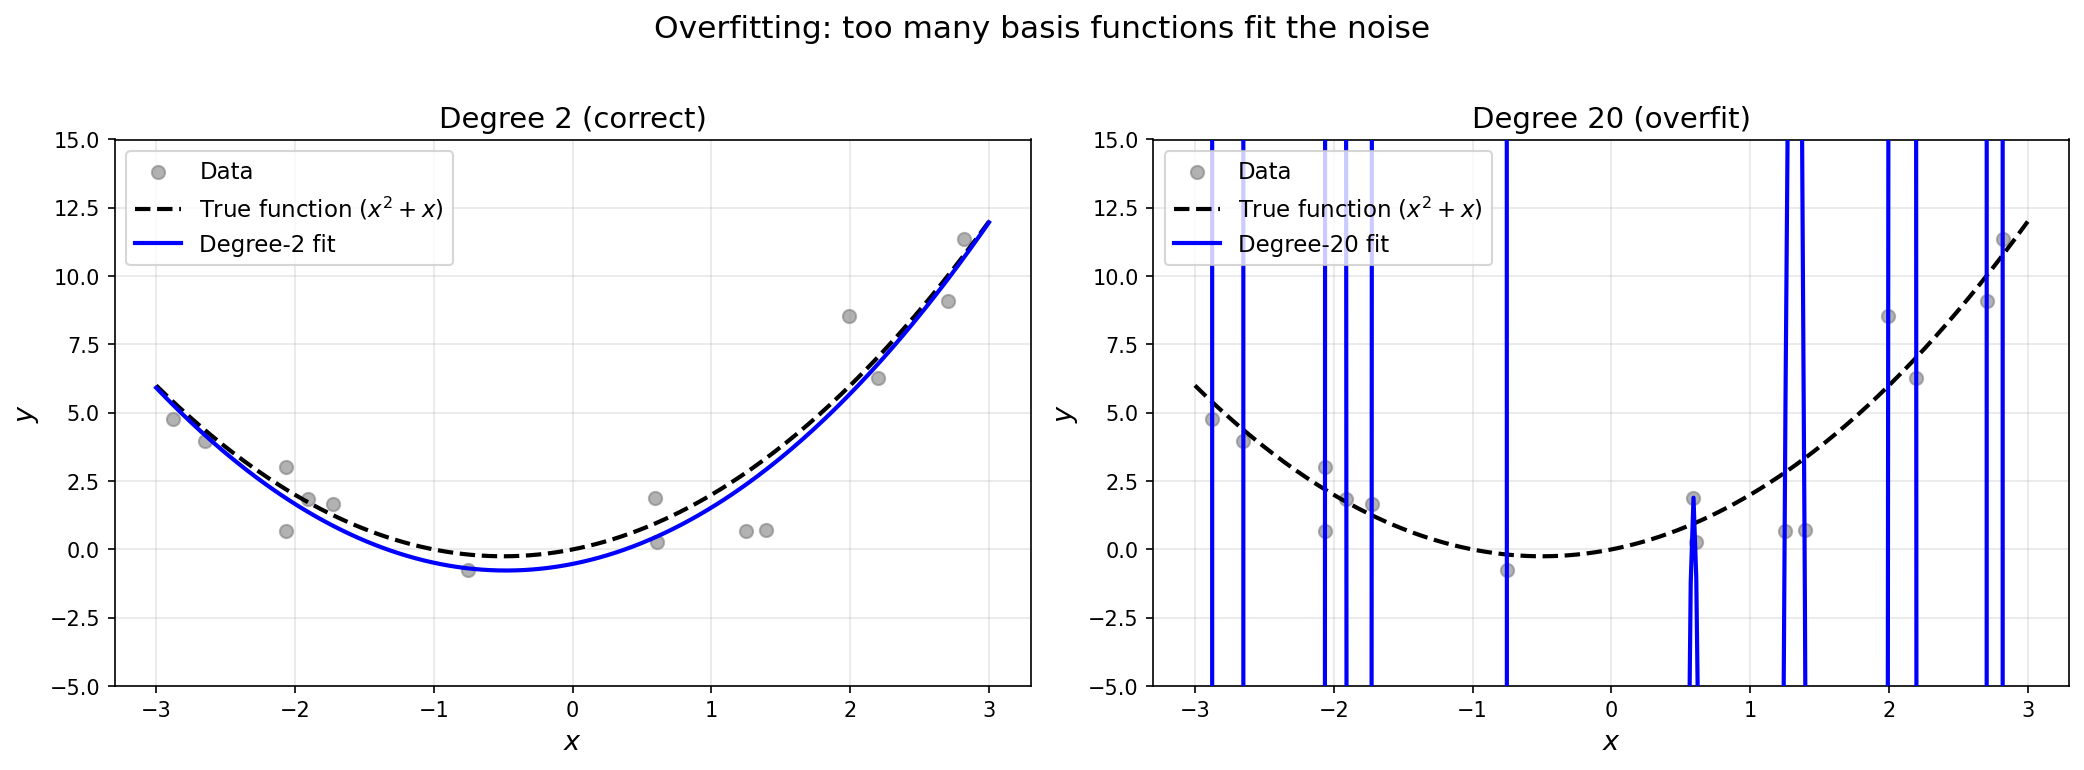

Here is the Python script that generated this plot:
import numpy as np
import matplotlib.pyplot as plt

np.random.seed(42)

# True function: x^2 + x
x_true = np.linspace(-3, 3, 300)
y_true = x_true**2 + x_true

# Noisy data
n_points = 15
x_data = np.random.uniform(-3, 3, n_points)
y_data = x_data**2 + x_data + np.random.normal(0, 1.0, n_points)

fig, axes = plt.subplots(1, 2, figsize=(14, 5))

for ax, degree, title in zip(axes, [2, 20],
                              ['Degree 2 (correct)', 'Degree 20 (overfit)']):
    coeffs = np.polyfit(x_data, y_data, degree)
    y_fit = np.polyval(coeffs, x_true)

    ax.scatter(x_data, y_data, color='gray', alpha=0.6, s=40,
               label='Data', zorder=2)
    ax.plot(x_true, y_true, 'k--', linewidth=2,
            label='True function ($x^2 + x$)', zorder=3)
    ax.plot(x_true, y_fit, 'b-', linewidth=2,
            label=f'Degree-{degree} fit', zorder=3)

    ax.set_xlabel('$x$', fontsize=13)
    ax.set_ylabel('$y$', fontsize=13)
    ax.set_title(title, fontsize=14)
    ax.legend(fontsize=11)
    ax.grid(True, alpha=0.3)
    ax.set_ylim(-5, 15)

fig.suptitle('Overfitting: too many basis functions fit the noise',
             fontsize=15, y=1.02)

plt.tight_layout()
plt.savefig('assets/why-non-convexity/polynomial-overfitting.png',
            dpi=150, bbox_inches='tight')
plt.show()
